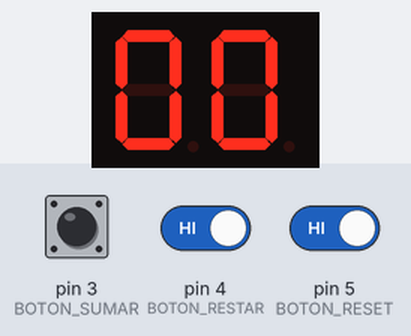
Bench run of a sketch on a simulated Arduino Uno, built with avr-gcc and run on an emulated ATmega328P. Parts: 2-digit seven-segment display. Wiring (inferred from the names in the program): 2-digit 7-segment display, segments lit when LOW: segments pin 11, pin 12, pin 8, pin 7, pin 6, pin 10, pin 9; digit selects A1, A0. The inputs (shaded band) are chosen by the test bench; at power-on: pin 3 (BOTON_SUMAR) HIGH, pin 4 (BOTON_RESTAR) HIGH, pin 5 (BOTON_RESET) HIGH. The segment pins are drawn as the display they are named for.

Above: at 1.2 s.
1.3 s: pin 3 (BOTON_SUMAR) pulled LOW for 0.15 s
At 1.9 s:
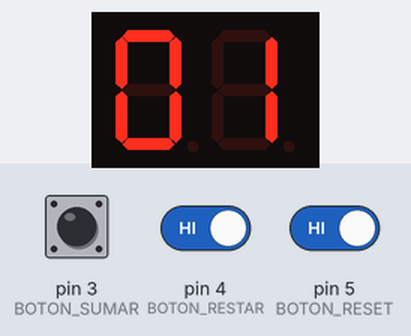
2.9 s: pin 3 (BOTON_SUMAR) pulled LOW for 1 s
At 3.7 s:
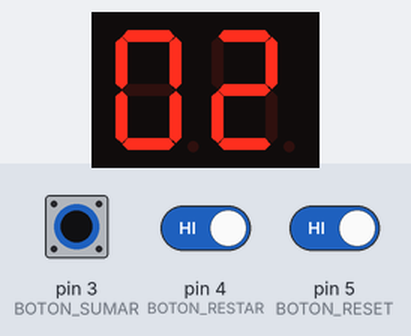
5.4 s: pin 3 (BOTON_SUMAR) driven LOW and pin 4 (BOTON_RESTAR) driven LOW and pin 5 (BOTON_RESET) driven LOW
At 5.47 s:
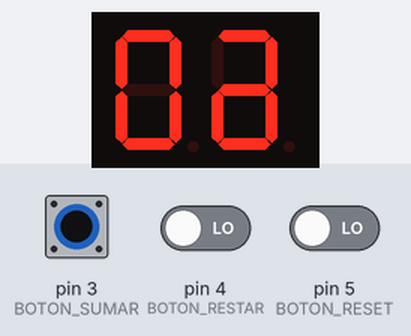
Timing chart, 0 to 8.4 s (numbered marks = the images above; inputs shaded):
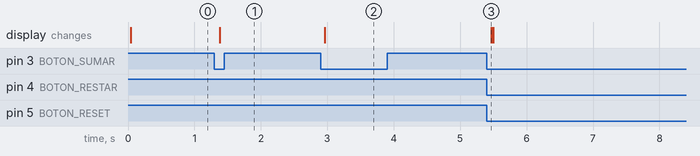

The sketch:

spd_contador_0_99.ino
```cpp
//Se le asigna un nombre a cada pin.
#define LED_A 11
#define LED_B 12
#define LED_C 8
#define LED_D 7
#define LED_E 6
#define LED_F 10
#define LED_G 9
#define BOTON_SUMAR 3
#define BOTON_RESTAR 4
#define BOTON_RESET 5
#define DISPLAY_UNIDAD A0
#define DISPLAY_DECENA A1

//Declaracion de variables a utilizar en el programa.
int contador = 0;
int sumar_actual = 1;
int restar_actual = 1;
int reset_actual = 1;
int sumar_anterior = 1;
int restar_anterior = 1;
int reset_anterior = 1;


//Configuracion de pines.
void setup()
{
  pinMode(BOTON_SUMAR, INPUT_PULLUP);
  pinMode(BOTON_RESTAR, INPUT_PULLUP);
  pinMode(BOTON_RESET, INPUT_PULLUP);
  pinMode(DISPLAY_UNIDAD, OUTPUT);
  pinMode(DISPLAY_DECENA, OUTPUT);
  pinMode(LED_A, OUTPUT);
  pinMode(LED_B, OUTPUT);
  pinMode(LED_C, OUTPUT);
  pinMode(LED_D, OUTPUT);
  pinMode(LED_E, OUTPUT);
  pinMode(LED_F, OUTPUT);
  pinMode(LED_G, OUTPUT);
}

//Funcion principal
void loop(){
  /*
  se obtiene el numero del pin asociado al boton
  presionado y se guarda en una variable.
  */
  int boton_presionado = determinar_boton_presionado();
  //si se presionó el boton de sumar, se suma 1 al contador.
  if (boton_presionado == BOTON_SUMAR){
    contador++;
    //si el contador supera el maximo, se reinicia.
    if (contador > 99){
      contador = 0;
    }
  }
  //si se presionó el boton de resta, se resta 1 al contador.
  else if(boton_presionado == BOTON_RESTAR){
    contador--;
    //si el contador es menor de 0, se va hasta 99.
    if (contador < 0){
      contador = 99;
    }
  }
  //si se presionó el boton de reset, se pone el contador en 0.
  else if(boton_presionado == BOTON_RESET){
    contador = 0;
  }
  mostrar_contador(contador);
}

void mostrar_contador(int contador) {
  int decena = contador / 10;
  int unidad = contador -  decena * 10;
  prender_display(0);
  mostrar_digito(decena);
  prender_display(DISPLAY_DECENA);
  prender_display(0);
  mostrar_digito(unidad);
  prender_display(DISPLAY_UNIDAD);
}

void prender_display(int display){
  if (display == DISPLAY_UNIDAD){
    digitalWrite(DISPLAY_UNIDAD, LOW);
    digitalWrite(DISPLAY_DECENA, HIGH);
    delay(10);
  }
  else if (display == DISPLAY_DECENA){
    digitalWrite(DISPLAY_UNIDAD, HIGH);
    digitalWrite(DISPLAY_DECENA, LOW);
    delay(10);
  }
  else{
    digitalWrite(DISPLAY_UNIDAD, LOW);
    digitalWrite(DISPLAY_DECENA, LOW);
  }
}

void mostrar_digito(int digito){
  digitalWrite(LED_A, HIGH);
  digitalWrite(LED_B, HIGH);
  digitalWrite(LED_C, HIGH);
  digitalWrite(LED_D, HIGH);
  digitalWrite(LED_E, HIGH);
  digitalWrite(LED_F, HIGH);
  digitalWrite(LED_G, HIGH);
  switch (digito){
    case 0:{
      digitalWrite(LED_A, LOW);
      digitalWrite(LED_B, LOW);
      digitalWrite(LED_C, LOW);
      digitalWrite(LED_D, LOW);
      digitalWrite(LED_E, LOW);
      digitalWrite(LED_F, LOW);
      break;
    }
    case 1:{
      digitalWrite(LED_B, LOW);
 	  digitalWrite(LED_C, LOW);
      break;
  	}
    case 2:{
      digitalWrite(LED_A, LOW);
      digitalWrite(LED_B, LOW);
      digitalWrite(LED_D, LOW);
      digitalWrite(LED_E, LOW);
      digitalWrite(LED_G, LOW);
      break;
    }
    case 3:{
      digitalWrite(LED_A, LOW);
      digitalWrite(LED_B, LOW);
      digitalWrite(LED_C, LOW);
      digitalWrite(LED_D, LOW);
      digitalWrite(LED_G, LOW);
      break;
  	}
    case 4:{
      digitalWrite(LED_B, LOW);
      digitalWrite(LED_C, LOW);
      digitalWrite(LED_F, LOW);
      digitalWrite(LED_G, LOW);
      break;
  	}
    case 5:{
      digitalWrite(LED_A, LOW);
      digitalWrite(LED_C, LOW);
      digitalWrite(LED_D, LOW);
      digitalWrite(LED_F, LOW);
      digitalWrite(LED_G, LOW);
      break;
    }
    case 6:{
      digitalWrite(LED_A, LOW);
      digitalWrite(LED_C, LOW);
      digitalWrite(LED_D, LOW);
      digitalWrite(LED_E, LOW);
      digitalWrite(LED_F, LOW);
      digitalWrite(LED_G, LOW);
      break;
  	}
    case 7:{
      digitalWrite(LED_A, LOW);
      digitalWrite(LED_B, LOW);
      digitalWrite(LED_C, LOW);
      break;
  	}
    case 8:{
      digitalWrite(LED_A, LOW);
      digitalWrite(LED_B, LOW);
      digitalWrite(LED_C, LOW);
      digitalWrite(LED_D, LOW);
      digitalWrite(LED_E, LOW);
      digitalWrite(LED_F, LOW);
      digitalWrite(LED_G, LOW);
      break;
  	}
    case 9:{
      digitalWrite(LED_A, LOW);
      digitalWrite(LED_B, LOW);
      digitalWrite(LED_C, LOW);
      digitalWrite(LED_D, LOW);
      digitalWrite(LED_F, LOW);
      digitalWrite(LED_G, LOW);
      break;
    }
  }
}

//declarion funcion "determinar_boton_presionado".
int determinar_boton_presionado(){

  //se guardan los valores actuales de los botones.
  sumar_actual = digitalRead(BOTON_SUMAR);
  restar_actual = digitalRead(BOTON_RESTAR);
  reset_actual = digitalRead(BOTON_RESET);

  /*
  si el estado actual del boton es 1 (no presionado)
  entonces el estado anterior tambien es 1.
  */
  if (sumar_actual){
    sumar_anterior = 1;
  }
  if (restar_actual){
    restar_anterior = 1;
  }
  if (reset_actual){
    reset_anterior = 1;
  }

  /*
  si el estado actual del boton es 0 (presionado)
  y es diferente al estado anterior (no presionado)
  entonces, se cambia su estado anterior para que coincida con su estado actual
  y se devuelve el numero de pin asociado al boton presionado.
  */
  if(sumar_actual == 0 && sumar_actual != sumar_anterior){
    sumar_anterior = sumar_actual;
    return BOTON_SUMAR;
  }
  if(restar_actual == 0 && restar_actual != restar_anterior){
    restar_anterior = restar_actual;
    return BOTON_RESTAR;
  }
  if(reset_actual == 0 && reset_actual != reset_anterior){
    reset_anterior = reset_actual;
    return BOTON_RESET;
  }
}
```

Measured:
- after the input at 1.3 s, the display: changes after 0.08 s (image 1)
- after the input at 2.9 s, the display: changes after 0.07 s (image 2)
- after the input at 5.4 s, the display: changes after 0.07 s (image 3)
